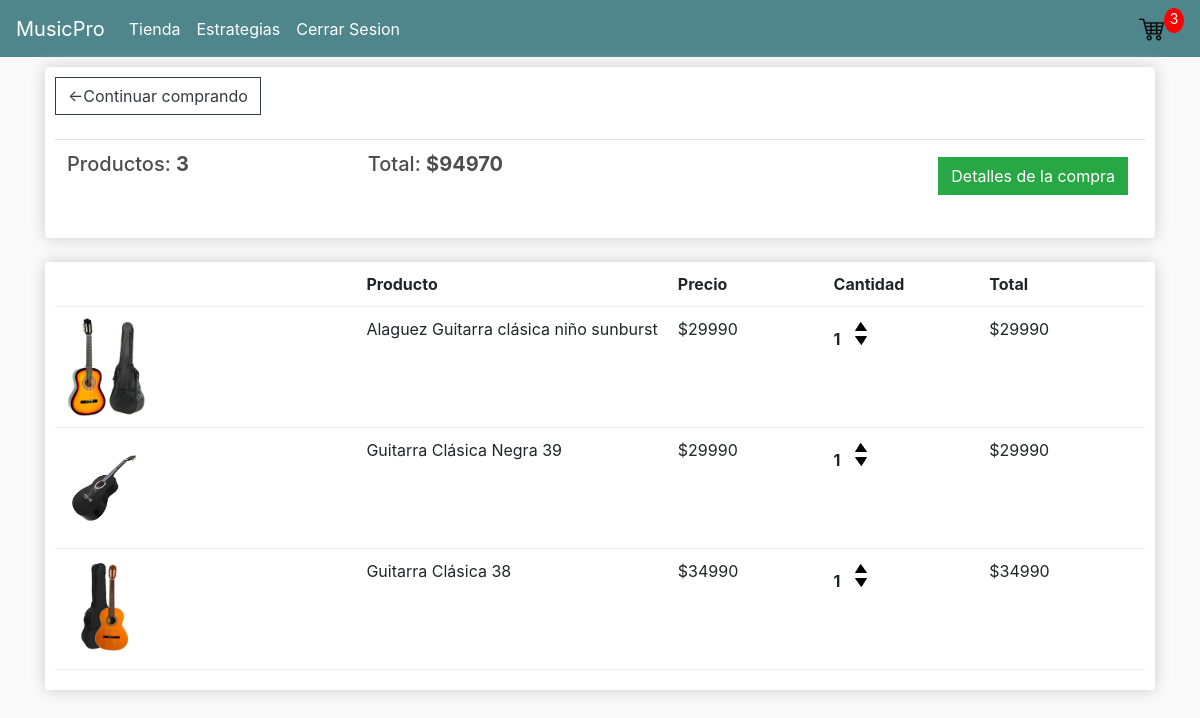
The app's page /cart/ (signed in) with its own data.
### TiendaMPRO/models.py (models this page shows, shortened)
class OrdenDeCompra(models.Model):
    customer = models.ForeignKey(Usuario, on_delete=models.SET_NULL, blank=True, null=True)
    date_orderd= models.DateTimeField(auto_now_add=True)
    complete = models.BooleanField(default=False, null=True, blank=False)
    retiroTienda = models.BooleanField(default=False, null=True, blank=False)
    transaction_id=  models.CharField(max_length=200, null=True)
    @property
    def get_total_carro(self):
        orderitems = self.productopedido_set.all()
        total = sum([item.get_total for item in orderitems])
        return total
    @property
    def get_carro_productos(self):
        orderitems = self.productopedido_set.all()
        total = sum ([item.cantidad for item in orderitems])
        return total

class ProductoPedido(models.Model):
    producto = models.ForeignKey(Producto, on_delete=models.SET_NULL, blank=True, null=True)
    orden = models.ForeignKey(OrdenDeCompra, on_delete=models.SET_NULL, blank=True, null=True)
    cantidad = models.IntegerField(default=0, null=True, blank=True)
    fecha_pedido = models.DateTimeField(auto_now_add=True)
    @property
    def get_total(self):
        total = self.producto.precio * self.cantidad
        return total

class Producto(models.Model):
    nom_prod = models.CharField(validators=[MinLengthValidator(3)], max_length=40,verbose_name="Nombre de Producto")
    tipo_prod = models.ForeignKey(TipoProducto, on_delete=models.CASCADE)
    descripcion = models.TextField(max_length=1500,null=True,blank=True)
    precio = models.FloatField(default=0.0)
    imagen = models.ImageField(upload_to="images/producto",null=True,blank=True)
    @property
    def imageURL(self):
        try:
            url = self.imagen.url
        except:
            url = ''
        return url

### TiendaMPRO/views.py (the view)
# urls.py: path('cart/', views.cart, name='cart'),
@login_required
def cart(request):
    if request.user.is_authenticated:
        customer = request.user
        order, created = OrdenDeCompra.objects.get_or_create(customer=customer, complete=False)
        items = order.productopedido_set.all()
        itemsCarrito = order.get_carro_productos
    else:
        items = []
        order= {'get_total_carro': 0, 'get_carro_productos': 0}
        itemsCarrito = order['get_carro_productos']
    context = {'items': items, 'order': order, 'itemsCarrito': itemsCarrito}
    return render(request, 'TiendaMPRO/cart.html', context)

### TiendaMPRO/models.py (called while the page is built)
    def __str__(self):
        return f'{self.nombre}'

    @property
    def is_staff(self):
        return self.usuario_admin

### TiendaMPRO/templates/TiendaMPRO/cart.html
{% extends 'TiendaMPRO/main.html' %}
{% load static %}
{% block content %}
<div class="row">
    <div class="col-lg-12">
        <div class="box-element">
            <a href="{% url 'store' %}" class="btn btn-outline-dark">&#x2190;Continuar comprando</a>
            <br>
            <br>
            <table class="table">
                <tr>
                    <th><h5>Productos: <strong>{{order.get_carro_productos}}</strong></h5></th>
                    <th><h5>Total: <strong>$</strong><strong>{{order.get_total_carro|floatformat:0}}</strong></h5></th>
                    <th>
                        <a style="float: right; margin: 5px;"
                        class="btn btn-success" href="{% url 'checkout' %}">Detalles de la compra</a>
                    </th>
                </tr>
            </table>
        </div>
        <br>
        <div class="box-element">
            <div class="cart-row">
                <div style="flex:2"></div>
                <div style="flex:2"><strong>Producto</strong></div>
                <div style="flex:1"><strong>Precio</strong></div>
                <div style="flex:1"><strong>Cantidad</strong></div>
                <div style="flex:1"><strong>Total</strong></div>
            </div>
            {% for item in items %}
            <div class="cart-row">
                <div style="flex:2"><img class="row-image" src="{{item.producto.imageURL}}"></div>
                <div style="flex:2"><p>{{item.producto.nom_prod}}</p></div>
                <div style="flex:1"><p>${{item.producto.precio|floatformat:0}}</p></div>
                <div style="flex:1">
                    <p class="quantity">{{item.cantidad}}</p>
                    <div class="quantity">
                        <img data-product="{{item.producto.id}}" data-action="agregar" class="chg-quantity update-cart" src="{% static  'image/arrow-up.png' %}">
                        <img data-product="{{item.producto.id}}" data-action="quitar" class="chg-quantity update-cart" src="{% static  'image/arrow-down.png' %}">
                    </div>
                </div>
                <div style="flex:1"><p>${{item.get_total|floatformat:0}}</p></div>
            </div>
            {% endfor %}
    </div>
</div>
{% endblock %}

### TiendaMPRO/static/css/main.css (style rules this page uses)
body { background-color: hsl(0, 0%, 98%); }
h1,h2,h3,h4,h5,h6 { color:hsl(0, 0%, 30%); }
.box-element { box-shadow:hsl(0, 0%, 80%) 0 0 16px; background-color: #fff; border-radius: 4px; padding: 10px; }
.col-lg-4, .col-lg-6, .col-lg-8, .col-lg-12 { margin-top: 10px; }
.btn { border-radius: 0; }
.row-image { width: 100px; }
.cart-row { display: flex; align-items: flex-stretch; padding-bottom: 10px; margin-bottom: 10px; border-bottom: 1px solid #ececec; }
.quantity { display: inline-block; font-weight: 700; padding-right:10px; }
.chg-quantity { width: 12px; cursor: pointer; display: block; margin-top: 5px; transition:.1s; }

### records on screen
OrdenDeCompra: get_carro_productos "3", get_total_carro "94970"
ProductoPedido: producto.imageURL (picture), producto.nom_prod "Alaguez Guitarra clásica niño sunburst", producto.precio "29990", cantidad "1", get_total "29990"
ProductoPedido: producto.imageURL (picture), producto.nom_prod "Guitarra Clásica Negra 39", producto.precio "29990", cantidad "1", get_total "29990"
ProductoPedido: producto.imageURL (picture), producto.nom_prod "Guitarra Clásica 38", producto.precio "34990", cantidad "1", get_total "34990"

### other values on screen
{{ itemsCarrito }} "3"
